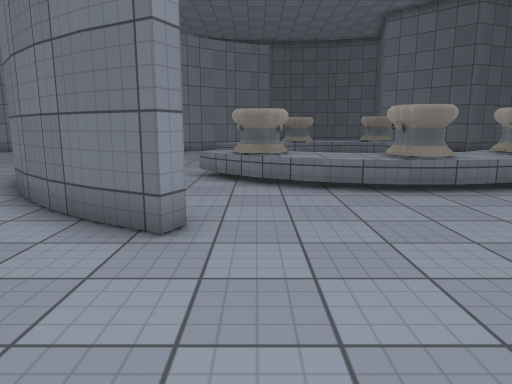
[1] (above)

21 first-person views from a walk through a Unity game level. The camera is 1.3 m above the floor, tilts 10° down and sees 70° across. The floor is counted in squares, 1 m on a side. Each view is taken from the middle of a square. On the plan, view 1 faces up. The plan holds only what a view shows up to about 15 squares ahead; the rest is blank. The player is left out. Surface patterns are stand-ins for the level's own textures.

[2]
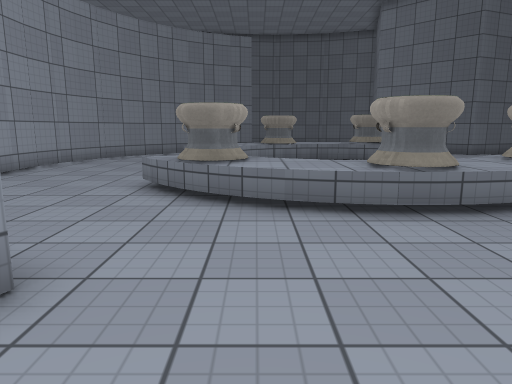

[3]
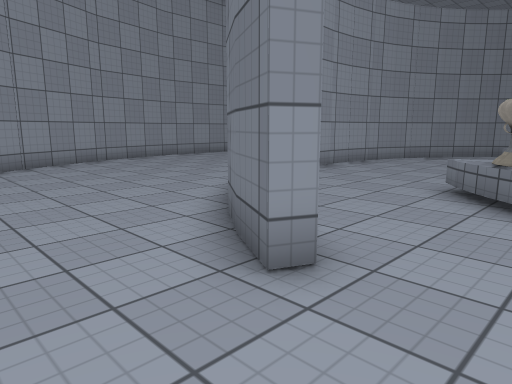

[4]
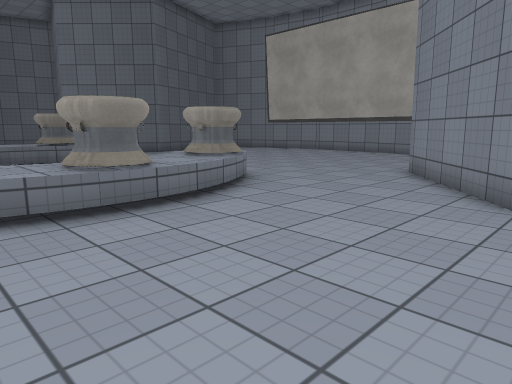

[5]
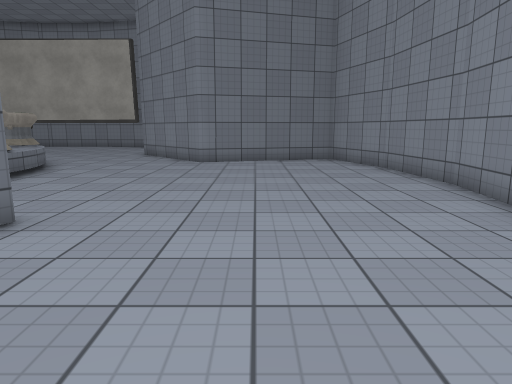

[6]
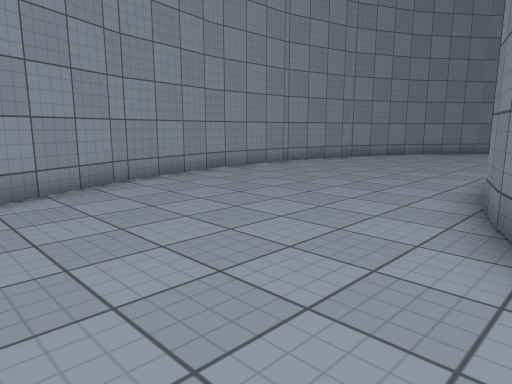

[7]
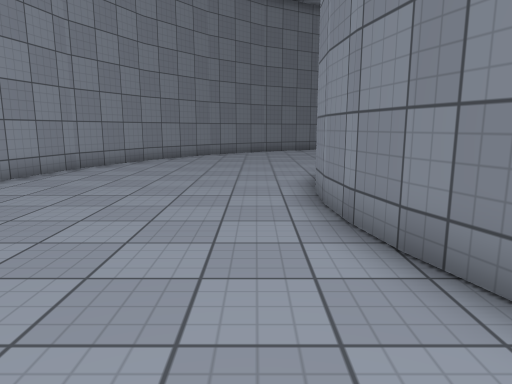

[8]
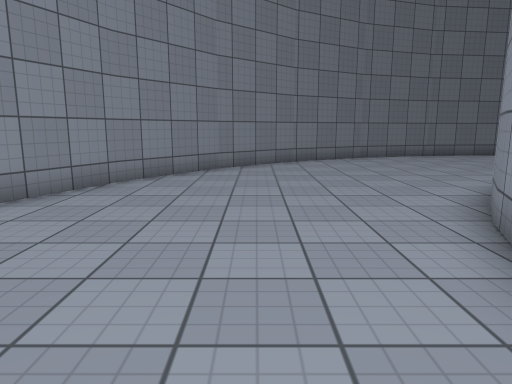

[9]
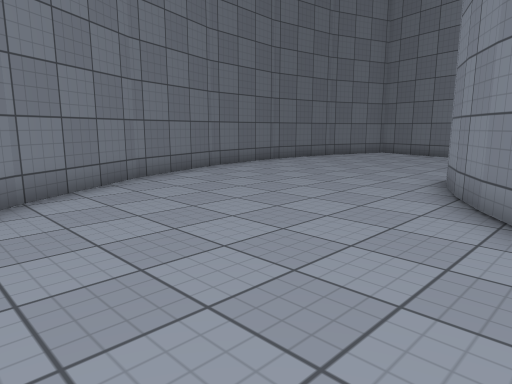

[10]
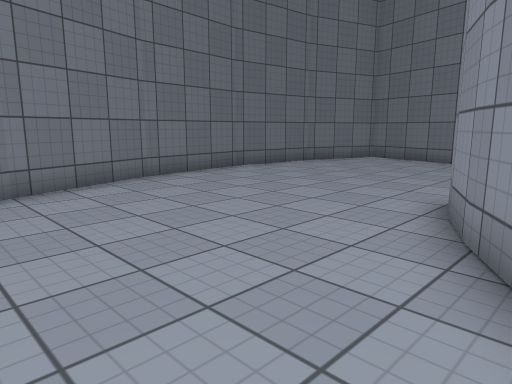

[11]
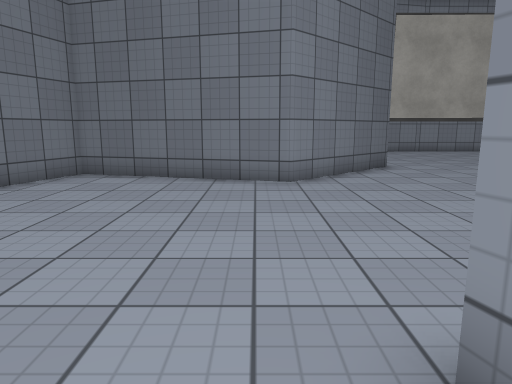

[12]
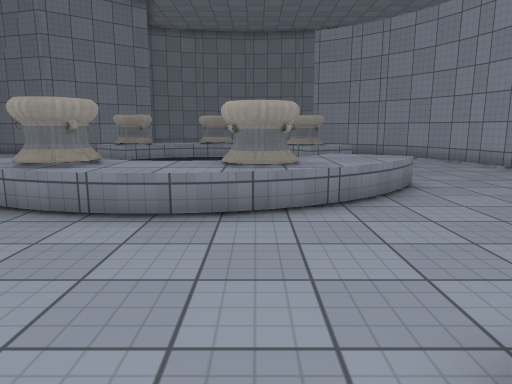

[13]
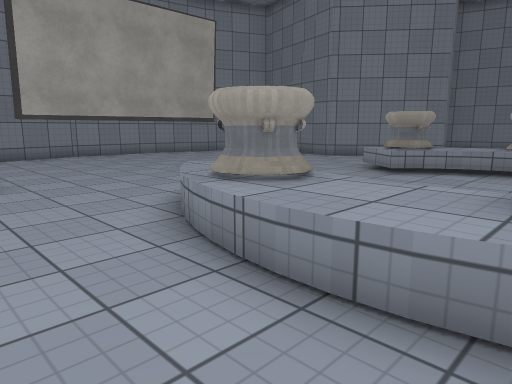

[14]
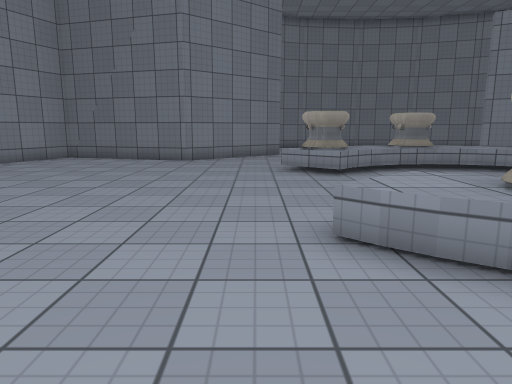

[15]
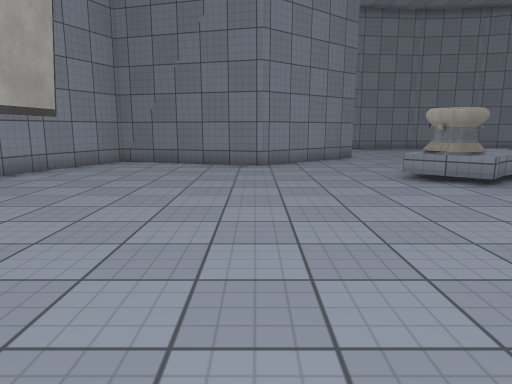

[16]
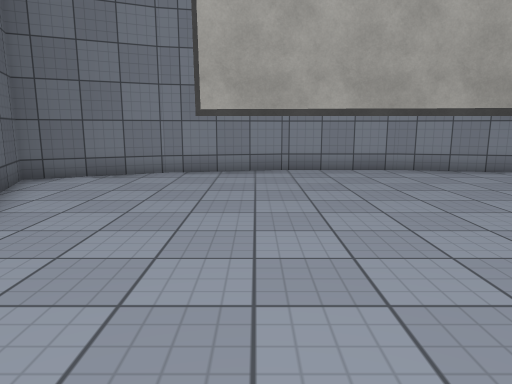

[17]
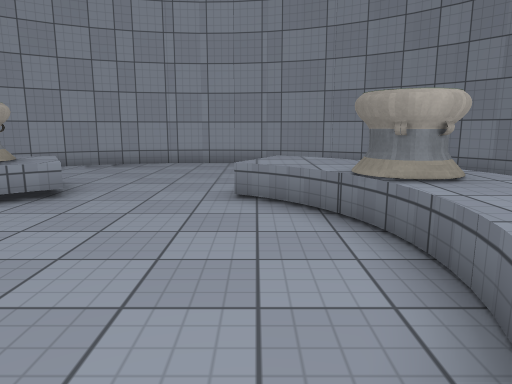

[18]
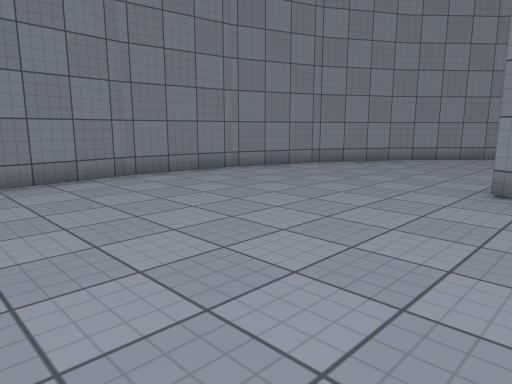

[19]
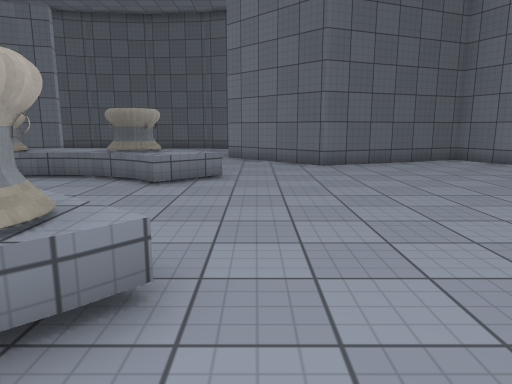

[20]
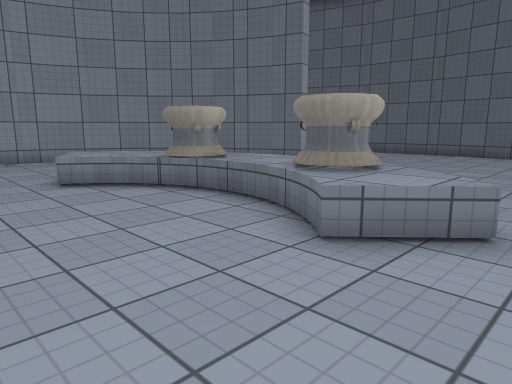

[21]
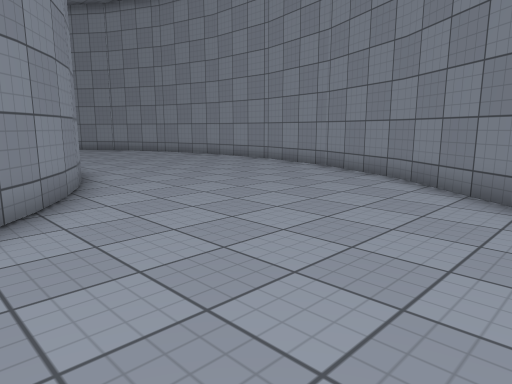

### Floor plan
Key: @ floor where view 1 was taken; # wall or solid block; x gap in a wall; . floor; = window, fence, low wall or low ledge; ^ raised ledge; O other object.
Columns run from 15 left of view 1 to 19 right of it. Each row starts with its distance up from view 1.
 30            #############
 29          ###...........##
 28        ###..............#
 27       ##................#
 26      ##.................#
 25     ##.................##
 24    ##..................#
 23    #...........#.......##
 22   ##.........###........##    ####
 21   #........ ##...........## ###..#
 20  ##........#  ............###....##
 19  #........## .....^^..............#
 18  #.......##  ...#O^^O#^...........#
 17  #.......#....^^OOO^OO^^.........##
 16 ##.......#...=^^^O...^^..........##
 15 #.......##....^^.................#
 14 #.......##.......................#
 13 #.......##.......................#
 12 #.......##.......................#
 11 ##.......#....^^......=..........#
 10  #.......#....^Ox^..^x##.........##
  9  #.......##...##O^^#^OO#.........##
  8  #........#.....^^OO^^............#
  7  ##.......##.....................##
  6   #........##.............####...#
  5   ##........###..........##  #####
  4    #....................##
  3        ................##
  2     ##.................##
  1      ##.................#
  0       ##.......@........#
 -1        ###..............#
 -2          ###............#
 -3            #####....#####
 -4                ######

Positions as (right, up) in squares from view 1, and headings:
1: (0, 0), facing up
2: (1, 2), facing up
3: (1, 2), facing up-left
4: (1, 2), facing up-right
5: (-6, 1), facing right
6: (-5, 4), facing up-left
7: (-8, 7), facing up
8: (-9, 13), facing up
9: (-9, 20), facing up-right
10: (-6, 21), facing up-right
11: (-1, 24), facing right
12: (2, 24), facing down
13: (2, 21), facing down-right
14: (9, 21), facing down
15: (12, 19), facing down
16: (8, 16), facing right
17: (7, 15), facing left
18: (7, 6), facing down-left
19: (9, 7), facing up
20: (9, 12), facing up-left
21: (-3, 26), facing down-left
